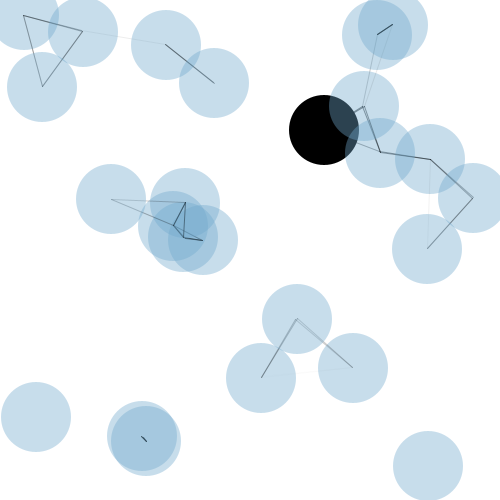
Frame 1 (no input)
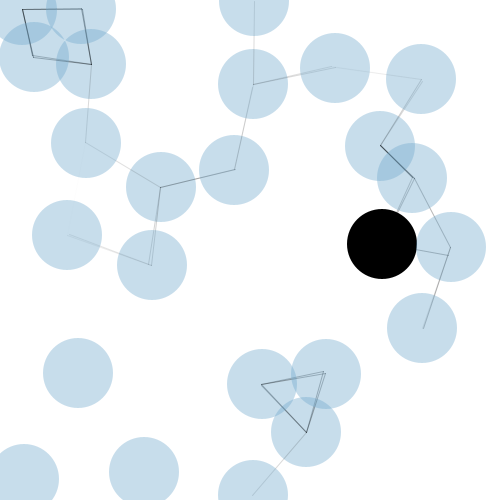
Frame 60 (the mouse pressed at the canvas centre just before this capture)
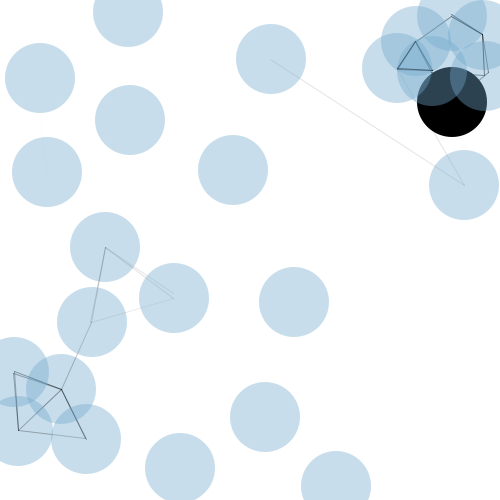
Frame 120 (the mouse held since frame 60 and released just before this capture)

The Processing sketch that drew these frames (run headless with seeded random() and noise(); from frame 60 on, the mouse is pressed at the canvas centre):

// Processing sketch: processing_4079
// ── processing_4079.pde

/**From, dancing shapes by jordan bilich.
LD_0: Felipe Yerimen Elgueta Collado
Conjunto de Pelotas que se unen desde sus nucleos, cuando se acercan. 
Desde cada nucleo surgen 2 lineas que unen al primero con otras 2 esferas distintas.
El color por defecto es celeste, con precionar el boton derecho del mouse cambia a rosado y con el izquierdo a verde.
**/


int numParticles = 25;//Cantidad de Pelotas
int diam; //Diametro
float damp = .9;//desplazamiento
Particle[] myParticle = new Particle[numParticles];


void setup(){
  diam = 70;//se declara el valor del diametro

  smooth();
  size(500, 500);
  frameRate(25);
  fill(0);
  stroke(0, 50);
  for(int i = 0; i < numParticles; i++){
    myParticle[i] = new Particle(random(width), random(height), random(-1, 1), random(-1, 1), i);



  }
}

void draw(){


  background(255);
  fill(0);
  for(int i = 0; i < numParticles; i++){
    myParticle[i].move();



  }

}

class Particle {
  float x;
  float y;
  float velx;
  float vely;
  float accx;
  float accy;
  int[] distances; //toma las distancias y asigna valores en el lardo y posicion para cada linea
  int myNum;
  int nearest;//cercania 1
  float nearestDist;//calcula la cercania de cada pelota para tirar una linea
  int nearest2;//cercania 2
  float nearestDist2;//calcula la cercania con otra pelota para tirar otra linea


  Particle(float x_, float y_, float velx_, float vely_, int myNum_){
    x = x_;
    y = y_;
    myNum = myNum_;
    velx = velx_;
    vely = vely_;
  }


  void move(){
    if(myNum != 0){
      nearestDist = dist(myParticle[0].x, myParticle[0].y, myParticle[myNum].x, myParticle[myNum].y);
    }
    if(myNum == 0){
      nearestDist = dist(myParticle[1].x, myParticle[1].y, myParticle[myNum].x, myParticle[myNum].y);
    }
    for(int i = 0; i < numParticles; i++){
      if(i != myNum){
        if(dist(myParticle[i].x, myParticle[i].y, myParticle[myNum].x, myParticle[myNum].y) < nearestDist){
          nearest = i;
          nearestDist = dist(myParticle[i].x, myParticle[i].y, myParticle[myNum].x, myParticle[myNum].y);
        }
      }
    }
    if(nearest != 0 && myNum != 0){
      nearestDist2 = dist(myParticle[0].x, myParticle[0].y, myParticle[myNum].x, myParticle[myNum].y);
    } 
    else if(nearest != 1 && myNum != 1){
      nearestDist2 = dist(myParticle[1].x, myParticle[1].y, myParticle[myNum].x, myParticle[myNum].y);
    } 
    else if(nearest != 2 && myNum != 2){
      nearestDist2 = dist(myParticle[2].x, myParticle[2].y, myParticle[myNum].x, myParticle[myNum].y);
    }
    for(int i = 0; i < numParticles; i++){
      if(i != myNum && i != nearest){
        if(dist(myParticle[i].x, myParticle[i].y, myParticle[myNum].x, myParticle[myNum].y) < nearestDist2){
          nearest2 = i;
          nearestDist2 = dist(myParticle[i].x, myParticle[i].y, myParticle[myNum].x, myParticle[myNum].y);
        }
      }
    }


    accx = (myParticle[myNum].x - myParticle[nearest].x)/dist(myParticle[myNum].x, myParticle[myNum].y, myParticle[nearest].x, myParticle[nearest].y) - 1*(myParticle[myNum].x - myParticle[nearest2].x)/dist(myParticle[myNum].x, myParticle[myNum].y, myParticle[nearest2].x, myParticle[nearest2].y);
    accy = (myParticle[myNum].y - myParticle[nearest].y)/dist(myParticle[myNum].x, myParticle[myNum].y, myParticle[nearest].x, myParticle[nearest].y) - 1*(myParticle[myNum].y - myParticle[nearest2].y)/dist(myParticle[myNum].x, myParticle[myNum].y, myParticle[nearest2].x, myParticle[nearest2].y);
    velx += accx;
    vely += accy;
    velx *= damp;
    vely *= damp;


    if(x > 500){//Especifica un rango de movimineto en x
      x = 499;
      velx *= -1;

    }
    if(y < 0){ //Especifica un rango de movimineto en y
      y = 1;
      vely *= -1;

    }
    if(y > 500){//Especifica un rango de movimineto en y
      y = 499;
      vely *= -1;

    }
    if(x < 0){//Especifica un rango de movimineto en x
      x = 1;
      velx *= -1;

    }
    x += velx;
    y += vely;
    stroke(0, 255-nearestDist*2.7);//Primera linea que une centros
    line(x, y, myParticle[nearest].x, myParticle[nearest].y);
    stroke(0, 255-nearestDist2*2.7);//Segunda linea que une centros
    line(x, y, myParticle[nearest2].x, myParticle[nearest2].y);

    noStroke();
    //fill(113,168,205,100);//Pelotas
    
    ellipse(round(x), round(y),diam, diam);
   
   
  
    stroke(0, 255-nearestDist*2.7);//El color de la linea depende de la dstancia ente pelotas
    if (mouseButton == LEFT) {
             fill(75,255,48,100); // Ceselte
    } else if (mouseButton == RIGHT) {
           fill(252,48,48,100); // Rosado
      } else {
  fill(113,168,205,100); // Verde
  
}

 

  }
}
